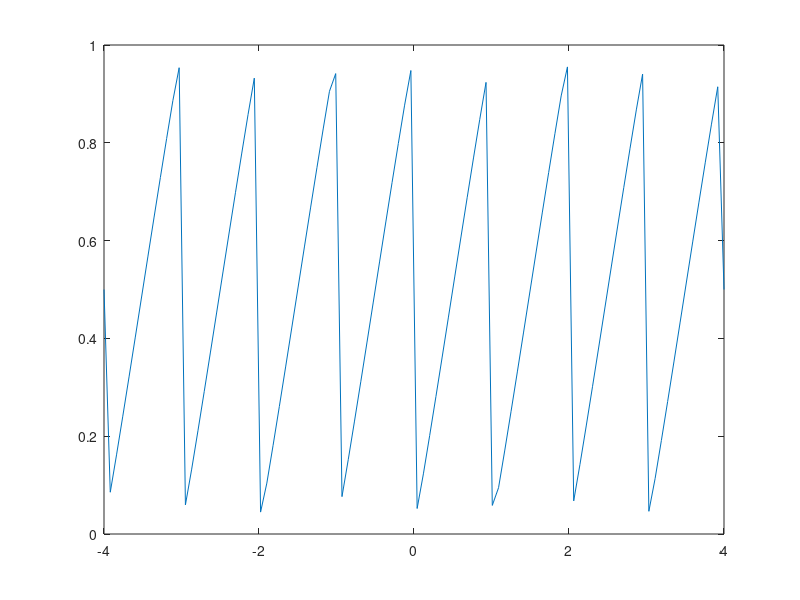

Write the MATLAB code that produced this figure.
t = linspace(-4,4);
f=zeros(1, length(t));
T = 1;
w0 = 2*pi/T;
f = f + 1/2;
for k=-100:1:100
    if k==0
        continue
    end
    ak = 1/(-1i*k*w0) * exp(-1i*k*w0) + 1/(k*w0)^2 * (exp(-1i*k*w0) - 1);
    f=f+ak*exp(1i*k*w0.*t);
end
plot(t,f)